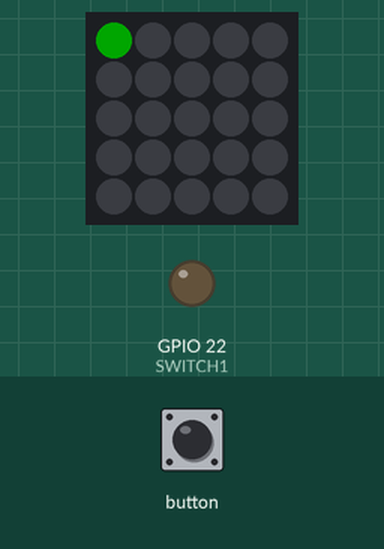
Simulated run of this sketch. Board: ESP32. Parts: 5×5 RGB LED matrix (first LED top left, wired row by row), output pins drawn as LEDs (lit = HIGH). The test bench sets the inputs (shaded band). Dim RGB values are drawn brighter than linear; WiFi joins after 1.5 s; servers stay silent unless stated; what the sketch prints to the serial monitor is not drawn.

Above: at 2.7 s.
2.8 s: button pressed for 0.15 s
At 3.2 s:
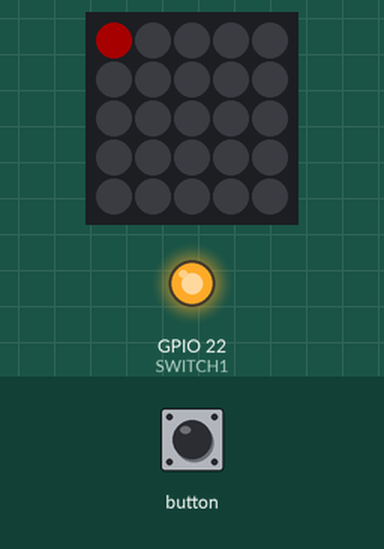
Timing chart, 0 to 5.8 s (numbered marks = the images above; inputs shaded):
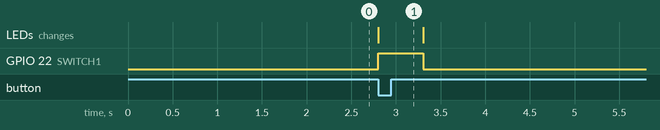

The sketch:

espWON.ino
```cpp
#include <WiFi.h>
#include <WebServer.h>
#include <M5Atom.h>


const char* ssid     = "WiFi";
const char* password = "WiFiPass";


#define SWITCH1 22
WebServer server(80);


bool estadoRele = false;  // Estado del relé para control visual


void activarSwitch1() {
  Serial.println("[ESP32] Activando SWITCH1 (pulso 500ms)");
  digitalWrite(SWITCH1, HIGH);
  estadoRele = true;
  M5.dis.drawpix(0, 0xff0000);  // Rojo
  delay(500);
  digitalWrite(SWITCH1, LOW);
  estadoRele = false;
  M5.dis.drawpix(0, 0x00ff00);  // Verde
}


// Manejar la petición HTTP POST a /power
void handlePower() {
  activarSwitch1();
  server.send(200, "text/plain", "OK");
}


void setup() {
  M5.begin(true, false, true);
  M5.dis.drawpix(0, 0x00ff00);  // LED verde al inicio


  pinMode(SWITCH1, OUTPUT);
  digitalWrite(SWITCH1, LOW);


  Serial.begin(115200);
  WiFi.begin(ssid, password);


  Serial.print("Conectando a WiFi");
  while (WiFi.status() != WL_CONNECTED) {
    delay(500);
    Serial.print(".");
  }
  Serial.println("\nConectado. IP: " + WiFi.localIP().toString());


  server.on("/power", HTTP_POST, handlePower);
  server.begin();
  Serial.println("Servidor HTTP listo");
}


void loop() {
  M5.update();
  server.handleClient();


  if (M5.Btn.wasPressed()) {
    Serial.println("[ATOM] Botón presionado, encendiendo switch");
    activarSwitch1();
  }
}
```

Measured:
- after the input at 2.8 s, GPIO 22 (SWITCH1): LOW → HIGH at once, → LOW 0.50 s later; the LEDs: change at once (image 1)
